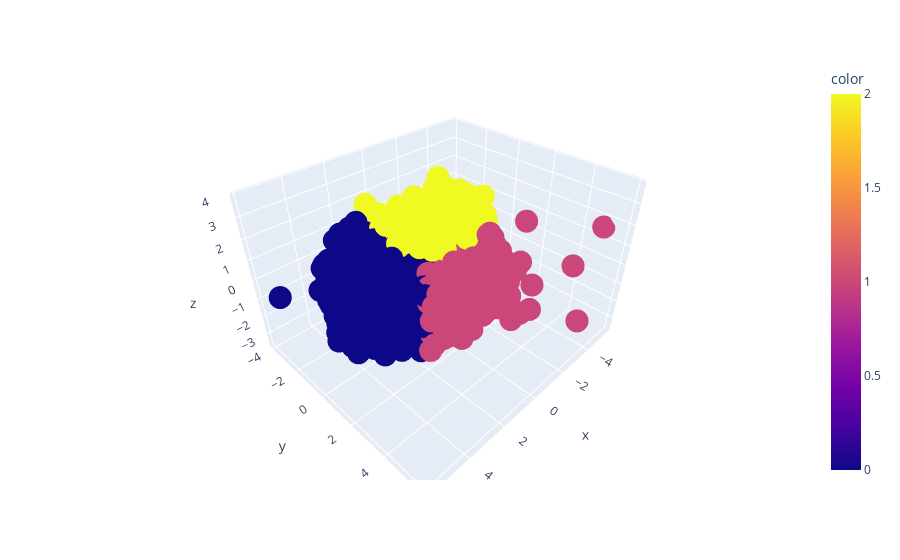

Source (notebook cell):
### Code cell
import plotly.express as px
fig = px.scatter_3d(x=component_df["first_component"], 
                    y=component_df["second_component"], 
                    z=component_df["third_component"], 
                    color=pca_argmax)
fig.show();

### Figure 1 — Plotly figure (JSON) as saved in the notebook; plotly's stock layout.template omitted (floating-point values rounded to 4 significant figures; data arrays with more than 128 entries replaced by an {"elided": "..."} marker saying what was removed)
{"data": [{"hovertemplate": "x=%{x}<br>y=%{y}<br>z=%{z}<br>color=%{marker.color}<extra></extra>", "legendgroup": "", "marker": {"color": {"elided": "2212 int values"}, "coloraxis": "coloraxis", "symbol": "circle"}, "mode": "markers", "name": "", "scene": "scene", "showlegend": false, "type": "scatter3d", "x": {"elided": "2212 float values"}, "y": {"elided": "2212 float values"}, "z": {"elided": "2212 float values"}}], "layout": {"autosize": true, "coloraxis": {"colorbar": {"title": {"text": "color"}}, "colorscale": [[0, "#0d0887"], [0.1111, "#46039f"], [0.2222, "#7201a8"], [0.3333, "#9c179e"], [0.4444, "#bd3786"], [0.5556, "#d8576b"], [0.6667, "#ed7953"], [0.7778, "#fb9f3a"], [0.8889, "#fdca26"], [1, "#f0f921"]]}, "legend": {"tracegroupgap": 0}, "margin": {"t": 60}, "scene": {"aspectmode": "auto", "aspectratio": {"x": 1.21, "y": 1.051, "z": 0.7862}, "domain": {"x": [0, 1], "y": [0, 1]}, "xaxis": {"title": {"text": "x"}, "type": "linear"}, "yaxis": {"title": {"text": "y"}, "type": "linear"}, "zaxis": {"title": {"text": "z"}, "type": "linear"}}}}
